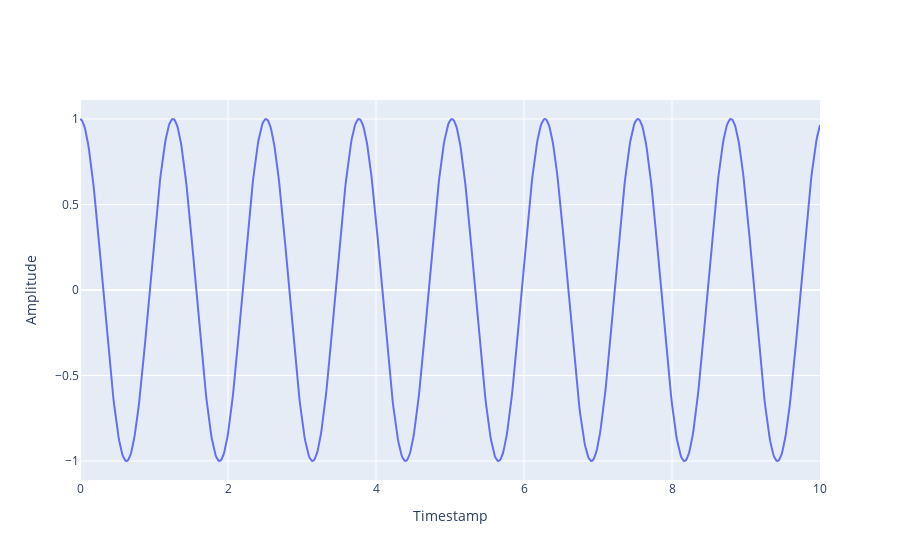

The cell this chart's notebook holds for it:
### Markdown cell above
# Periodic example

### Code cell
import numpy as np
import plotly.graph_objects as go

x_periodic = np.linspace(0, 10, 1000)
y_periodic = np.cos(5 * x_periodic)

fig = go.Figure(data=go.Scatter(x=x_periodic, y=y_periodic))
fig.update_layout(xaxis_title="Timestamp", yaxis_title="Amplitude")
fig.show()

### Figure 1 — Plotly figure (JSON) as saved in the notebook; plotly's stock layout.template omitted (floating-point values rounded to 4 significant figures; data arrays with more than 128 entries replaced by an {"elided": "..."} marker saying what was removed)
{"data": [{"type": "scatter", "x": {"elided": "1000 float values"}, "y": {"elided": "1000 float values"}}], "layout": {"xaxis": {"title": {"text": "Timestamp"}}, "yaxis": {"title": {"text": "Amplitude"}}}}
